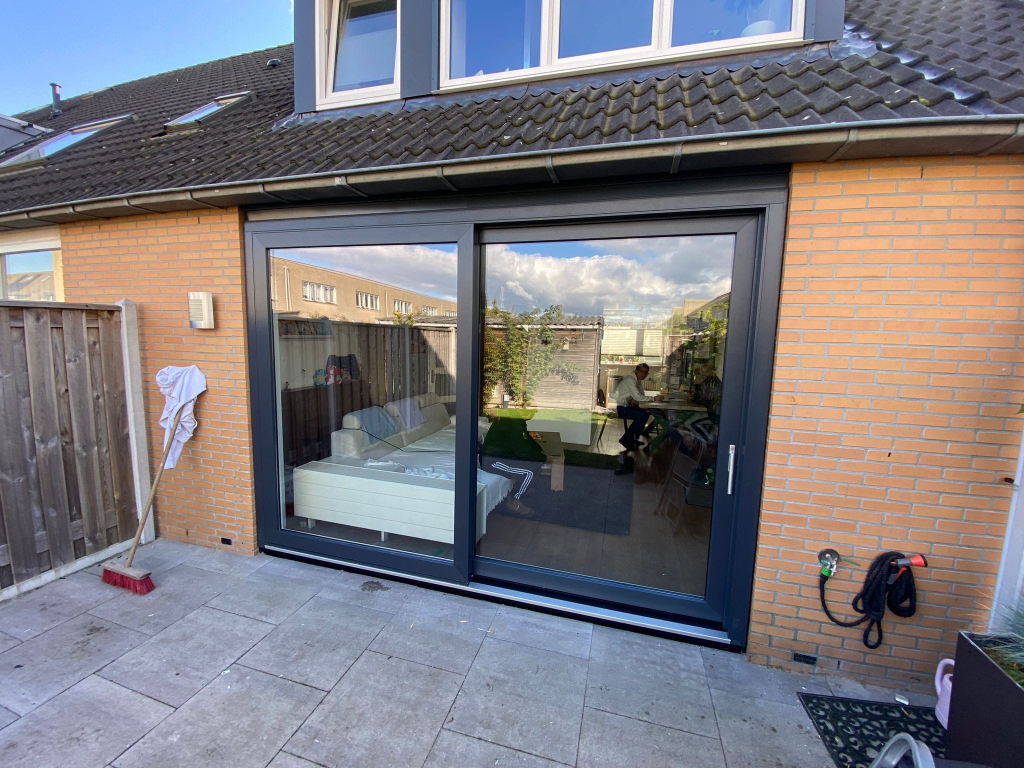
#> input picture design-assets/images/achtertuin-schuifpui.jpg, 2048 x 1536 px (shown at 1/2 size)
$ python beelden.py
#> lines starting #> are read from the running program, lines starting #| are printed output that depends on the picture
"""Zet de Duurkracht-projectfoto's om naar de beeldset van de offertebijlage.

Dezelfde bestandsnamen en dezelfde pixelmaten als de vorige set, zodat de
verhoudingen in word-sjabloon.js blijven kloppen. Alleen het logo heeft een
andere verhouding — die staat in word-sjabloon.js aangepast.
"""
import base64
import io
import re
from PIL import Image
from pathlib import Path

DOEL = Path(__file__).resolve().parent
ASSETS = DOEL.parents[1] / "design-assets"
BRON = ASSETS / "images"
LOGO_SVG = ASSETS / "Logo-duurkracht-kozijnen.svg"

# doel -> (bronbestand, breedte, hoogte, zwaartepunt verticaal, horizontaal, inzoom)
#
# Het zwaartepunt bepaalt wat er overblijft als er bijgesneden moet worden:
# .0 is boven/links, 1 is onder/rechts. Inzoom > 1 snijdt extra weg — gebruikt
# om de rommel op de grond onder de schuifpui buiten beeld te houden.
HTML = {
    "cover.jpg":    ("achtertuin-schuifpui.jpg",        1600,  900, .50, .50, 1.0),
    "sfeer-1.jpg":  ("Kunststof-kozijnen-voordeur.jpg", 1000,  750, .50, .50, 1.0),
    "sfeer-2.jpg":  ("Deur-met-kozijnen.jpg",            604,  423, .45, .50, 1.0),
    "sfeer-3.jpg":  ("hero-home01.jpeg",                1000,  750, .28, .50, 1.3),
    "sfeer-4.jpg":  ("hero-raamkozijnen.jpeg",          1000,  476, .50, .50, 1.0),
    "sfeer-5.jpg":  ("Nieuwe-voordeur-huis.jpg",        1000,  750, .45, .28, 1.0),
    "montage.jpg":  ("kunststof-kozijnen-plaatsen.jpg", 1200, 1600, .50, .50, 1.0),
}

WORD = {
    "cover.jpg":   ("achtertuin-schuifpui.jpg",        1340, 586, .50, .50, 1.0),
    "sfeer-1.jpg": ("Kunststof-kozijnen-voordeur.jpg",  660, 495, .50, .50, 1.0),
    "sfeer-2.jpg": ("Deur-met-kozijnen.jpg",            430, 430, .45, .50, 1.0),
    "sfeer-3.jpg": ("hero-home01.jpeg",                 430, 430, .28, .50, 1.3),
    "sfeer-4.jpg": ("hero-raamkozijnen.jpeg",           660, 371, .50, .50, 1.0),
    "sfeer-5.jpg": ("Nieuwe-voordeur-huis.jpg",         430, 430, .45, .28, 1.0),
    "montage.jpg": ("kunststof-kozijnen-plaatsen.jpg",  660, 495, .50, .50, 1.0),
}


def vul(bron: Path, bw: int, bh: int, vfocus: float, hfocus: float, zoom: float) -> Image.Image:
    """Schaalt bij en snijdt bij tot exact bw x bh, zonder vervorming."""
#> called with bw = 1600, bh = 900, vfocus = 0.5, hfocus = 0.5, zoom = 1
    im = Image.open(bron).convert("RGB")
#> im is the input picture: PIL image 2048x1536 RGB; mean R, G, B 124.8, 121.3, 125.8
    schaal = max(bw / im.width, bh / im.height) * zoom
#> schaal = 0.781
    im = im.resize((round(im.width * schaal), round(im.height * schaal)), Image.LANCZOS)
#> im: PIL image 1600x1200 RGB
    links = round((im.width - bw) * hfocus)
#> links = 0
    boven = round((im.height - bh) * vfocus)
#> boven = 150
    return im.crop((links, boven, links + bw, boven + bh))
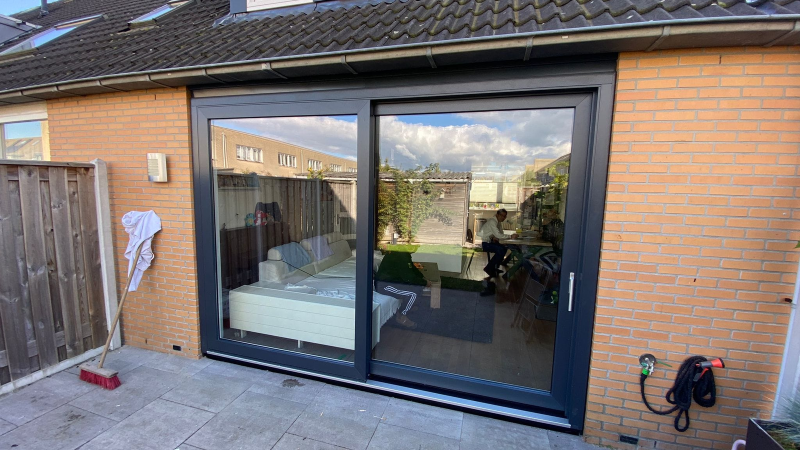
#> returned value: PIL image 1600x900 RGB (shown at 1/2 size); mean R, G, B 125, 115.8, 113.2


for map_, spec, kwal in ((DOEL / "img", HTML, 86), (DOEL / "word-img", WORD, 82)):
    map_.mkdir(parents=True, exist_ok=True)
    for naam, (bestand, bw, bh, *hoe) in spec.items():
#> (the run stopped early here; a loop or call above may not have finished)

$ run again, with design-assets/images/Nieuwe-kozijnen-met-deur.jpg copied over design-assets/images/achtertuin-schuifpui.jpg
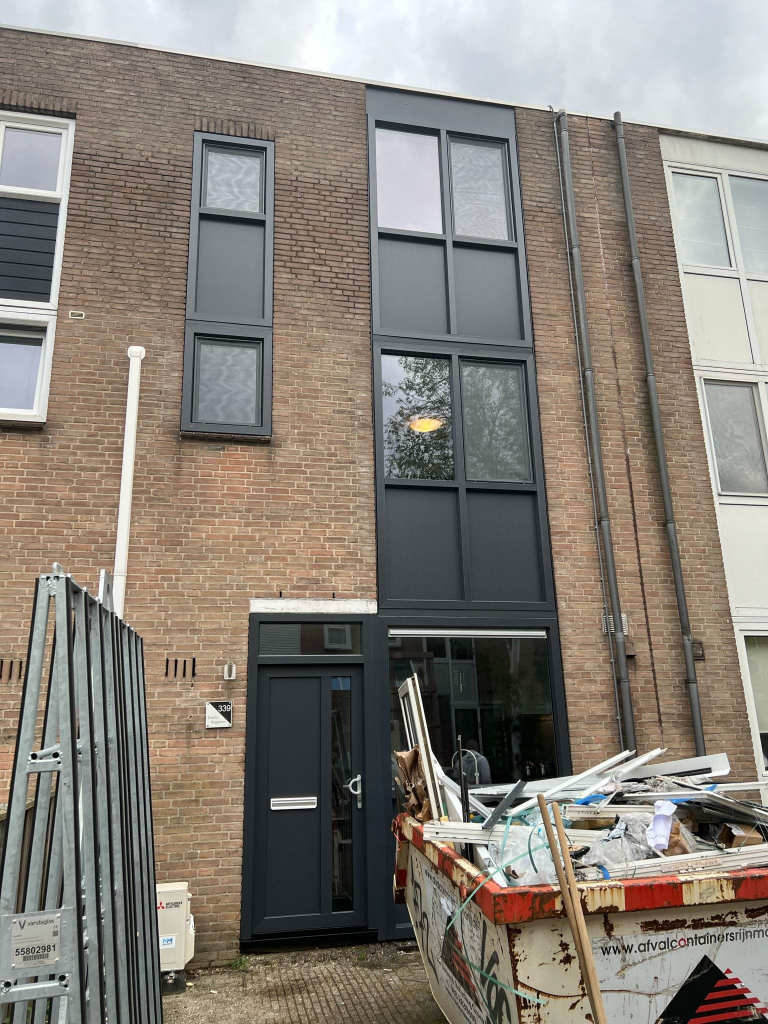
#> input picture design-assets/images/Nieuwe-kozijnen-met-deur.jpg, 1536 x 2048 px (shown at 1/2 size)
#> in vul, im is the input picture: PIL image 1536x2048 RGB; mean R, G, B 135.4, 128.3, 120.1
#> im: PIL image 1600x2133 RGB
#> in vul, `return im.crop((links, boven, links + bw, boven + bh))`:
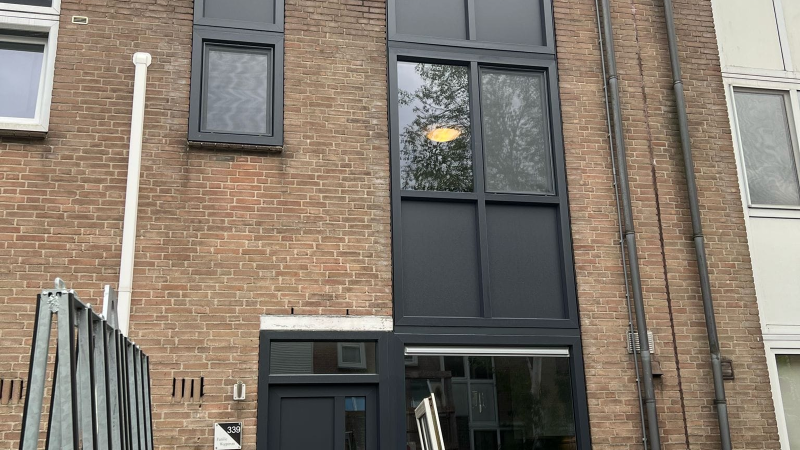
#> returned value: PIL image 1600x900 RGB (shown at 1/2 size); mean R, G, B 132.2, 121.7, 110

$ run again, with design-assets/images/Voorkant-huis-kozijnen.jpg copied over design-assets/images/achtertuin-schuifpui.jpg
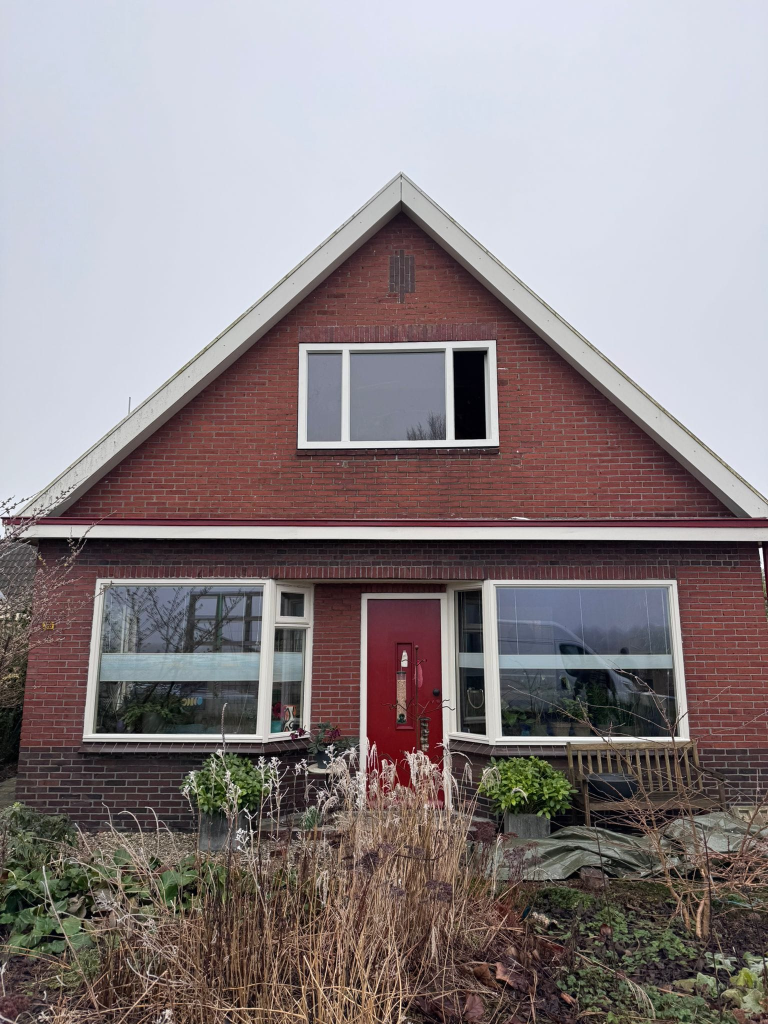
#> input picture design-assets/images/Voorkant-huis-kozijnen.jpg, 1536 x 2048 px (shown at 1/2 size)
#> in vul, im is the input picture: PIL image 1536x2048 RGB; mean R, G, B 140.6, 131.6, 133.7
#> im: PIL image 1600x2133 RGB
#> in vul, `return im.crop((links, boven, links + bw, boven + bh))`:
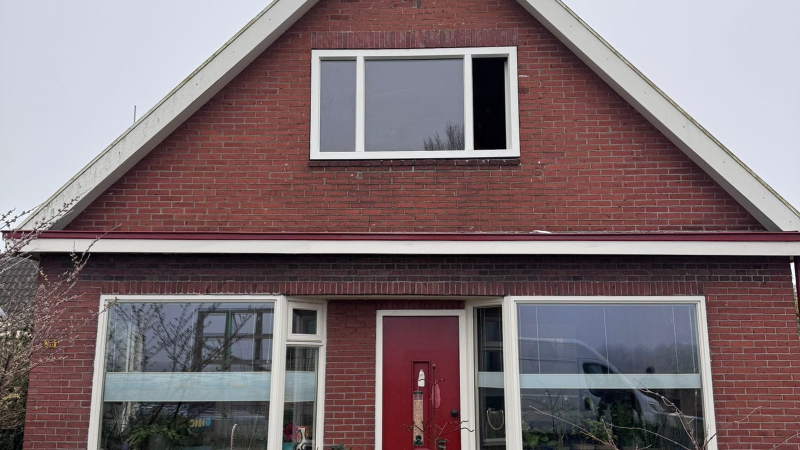
#> returned value: PIL image 1600x900 RGB (shown at 1/2 size); mean R, G, B 126.7, 111.5, 115
